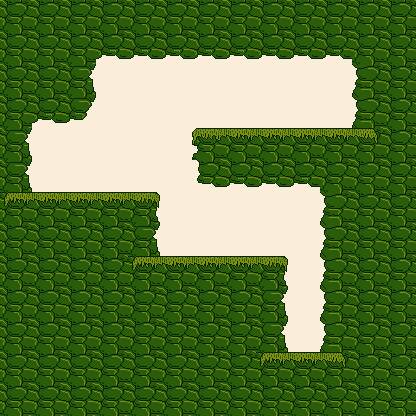

This is a level from a 2D game, rendered from its Tiled map with the project's own tilesets. A one-line summary and the map file follow, with tile-layer data summarised:
An orthogonal 13x13 tile map with 32x32 px tiles, 2 tile layers (sky, ground) and 6 objects (4x action, collect, char).

<map version="1.0" orientation="orthogonal" renderorder="right-down" width="13" height="13" tilewidth="32" tileheight="32" nextobjectid="37">
 <tileset firstgid="1" name="green" tilewidth="32" tileheight="32">
  <image source="../../src/img/green.png" width="256" height="256" />
  <terraintypes>
   <terrain name="gnd" tile="-1" />
  </terraintypes>
  <tile id="1" terrain="0,0,0,0" />
  <tile id="2" terrain=",,0,0" />
  <tile id="3" terrain=",,0," />
  <tile id="4" terrain=",,,0" />
  <tile id="5" terrain=",0,,0" />
  <tile id="6" terrain=",0,0,0" />
  <tile id="7" terrain="0,,0," />
  <tile id="8" terrain="0,,0,0" />
  <tile id="9" terrain="0,0,," />
  <tile id="11" terrain=",0,," />
  <tile id="12" terrain="0,,," />
  <tile id="16" terrain="0,0,0," />
  <tile id="17" terrain="0,0,,0" />
  <tile id="18">
   <objectgroup draworder="index" />
  </tile>
  <tile id="29">
   <animation>
    <frame tileid="29" duration="150" />
    <frame tileid="30" duration="150" />
    <frame tileid="31" duration="150" />
    <frame tileid="32" duration="150" />
   </animation>
  </tile>
 </tileset>
 <layer name="sky" width="13" height="13">
  <data>[169 cells, 169 non-empty, 1 distinct tile ids]</data>
 </layer>
 <layer name="ground" width="13" height="13">
  <properties>
   <property name="collidable" value="true" />
  </properties>
  <data>[169 cells, 130 non-empty, 11 distinct tile ids]</data>
 </layer>
 <objectgroup name="objects">
  <properties>
   <property name="collidable" value="true" />
  </properties>
  <object id="7" name="finish" type="action" gid="19" x="288" y="352" width="32" height="32" />
  <object id="19" name="key" type="collect" gid="30" x="288" y="128" width="32" height="32" />
  <object id="28" name="shaman" type="char" x="32" y="128" width="32" height="32" />
  <object id="32" name="door" type="action" gid="27" x="224" y="256" width="32" height="32" />
  <object id="33" name="door" type="action" gid="26" x="224" y="224" width="32" height="32" />
  <object id="34" name="door" type="action" gid="2" x="224" y="192" width="32" height="32" />
 </objectgroup>
</map>
